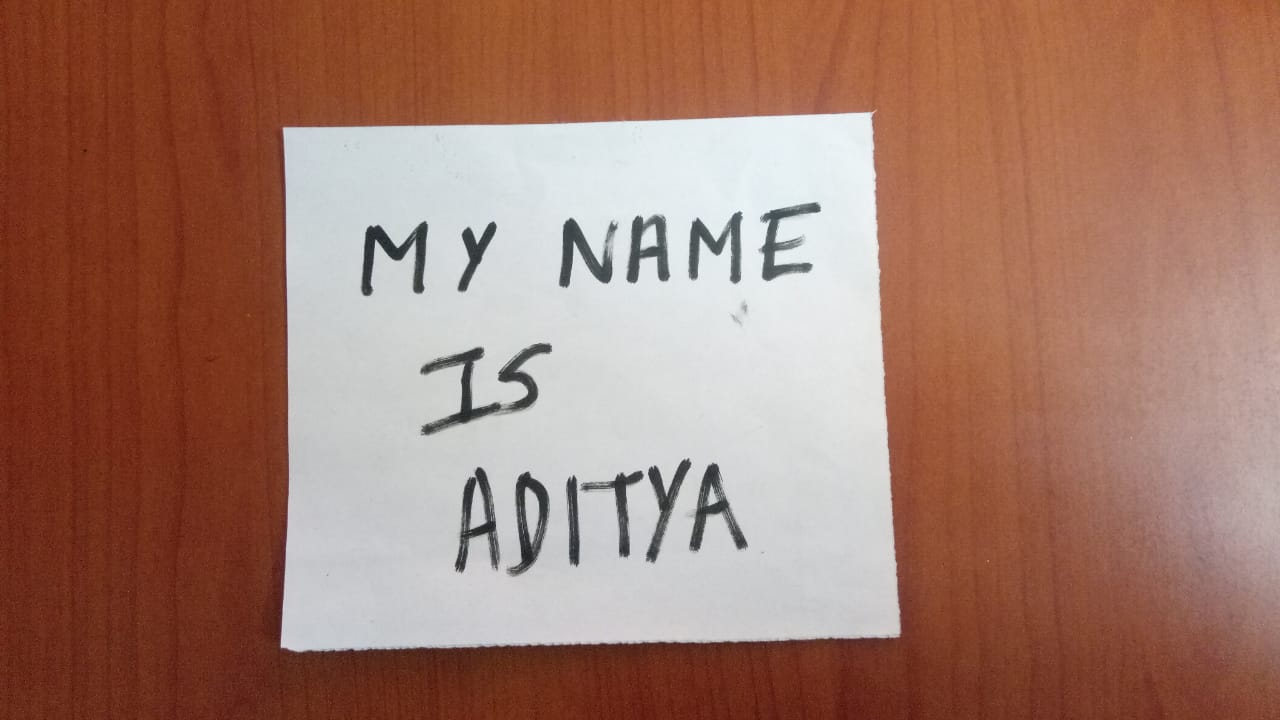
#> input picture parcial_3/lab_10/examen_3/program/test_img.JPG, 1280 x 720 px, given in place of the camera
$ python Scanner.py
#> lines starting #> are read from the running program, lines starting #| are printed output that depends on the picture; after the words box and inside, x2 and y2 are one past the last pixel; in counts of white or black regions, pixels touching at a corner belong together
import cv2
import numpy as np

widthImg = 500
heightImg = 640

cap = cv2.VideoCapture(0) #0 por defecto camera
cap.set(3,1040)
cap.set(4,480)
cap.set(10,150)

def preProcesing(img):
    imgGray = cv2.cvtColor(img,cv2.COLOR_BGR2GRAY)
    imgBlur = cv2.GaussianBlur(imgGray,(5,5),1)
    imgCanny = cv2.Canny(imgBlur,200,200)
    kernel = np.ones((5,5))
    imgDial = cv2.dilate(imgCanny,kernel,iterations = 2)
    imgThres = cv2.erode(imgDial,kernel,iterations = 1)

    # cv2.imshow("image Dial",imgDial)

    return imgThres

def getContours(img):
    biggest = np.array([])
    maxArea = 0
    contours,hierarchy = cv2.findContours(img,cv2.RETR_EXTERNAL,cv2.CHAIN_APPROX_NONE)
    # print(contours)
    for cnt in contours:
        area = cv2.contourArea(cnt)
        # print(cnt)
        # print(area)
        if area > 5000:
            cv2.drawContours(imgContour,cnt,-1,(0,255,0),3)
            peri = cv2.arcLength(cnt,True)
            approx =cv2.approxPolyDP(cnt,0.02*peri,True)
            print(len(approx))
            if area > maxArea and len(approx) == 4:

                biggest = approx
                maxArea = area
            # print(len(approx))
            # objCor = len(approx)
            # x,y,w,h = cv2.boundingRect(approx)
    cv2.drawContours(imgContour,biggest,-1,(0,0,255),20)
    return biggest

def reorder(myPoints):
    myPoints = myPoints.reshape((4,2))
    myPointsNew = np.zeros((4,1,2),np.int32)
    add = myPoints.sum(1)
    # print("add",add)
    myPointsNew[0] = myPoints[np.argmin(add)]
    myPointsNew[3] = myPoints[np.argmax(add)]

    diff = np.diff(myPoints,axis = 1)
    myPointsNew[1] = myPoints[np.argmin(diff)]
    myPointsNew[2] = myPoints[np.argmax(diff)]
    # print("newPoints",myPointsNew)

    return myPointsNew

def getWarp(img,biggest):
    if(len(biggest) == 0): return img
    biggest = reorder(biggest)
    image_cropping = np.float32(biggest)
    windows_destiny = np.float32([[0,0],[widthImg,0],[0,heightImg],[widthImg,heightImg]])

    matrix = cv2.getPerspectiveTransform(image_cropping,windows_destiny)
    imgOutput = cv2.warpPerspective(img,matrix,(widthImg,heightImg))
    # return imgOutput
    #recortando
    imgCropped =  imgOutput[20:imgOutput.shape[0]-20,20:imgOutput.shape[1]-20]
    imgCropped = cv2.resize(imgCropped,(widthImg,heightImg))
    return imgCropped


while True:
    success, img = cap.read()
#> img is the input picture: shape (720, 1280, 3); mean B, G, R 108.3, 122.9, 162.5
    img = cv2.resize(img,(widthImg,heightImg))
#> img: shape (640, 500, 3)
    imgThresold = preProcesing(img)
#> in preProcesing, `imgGray = cv2.cvtColor(img,cv2.COLOR_BGR2GRAY)`:
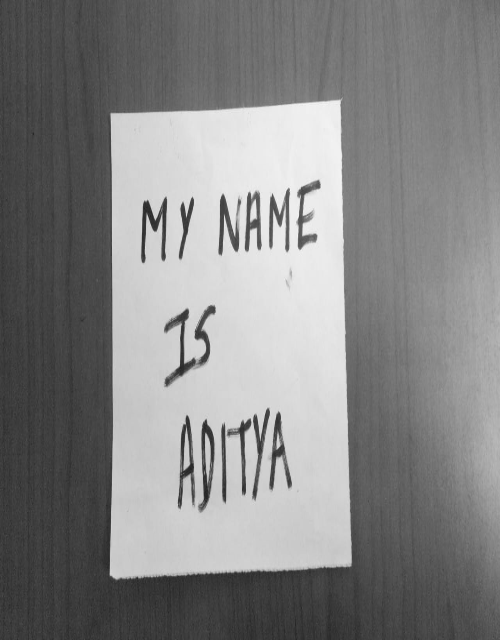
#> imgGray: shape (640, 500); min 35, max 248, mean 133
#> in preProcesing, `imgCanny = cv2.Canny(imgBlur,200,200)`:
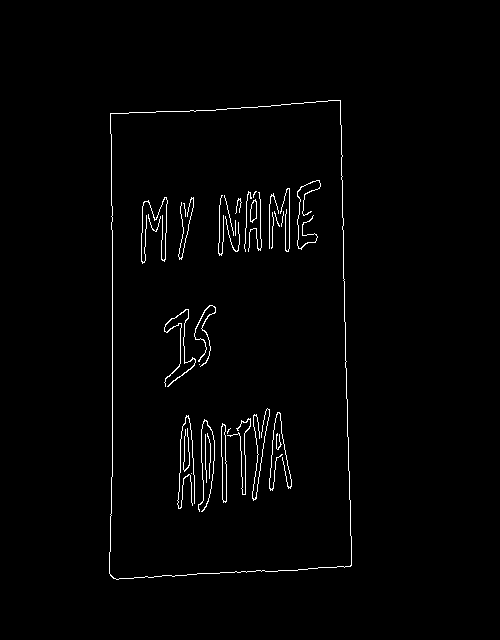
#> imgCanny: shape (640, 500); 1.5% white in thin lines or dots, all inside (x1, y1, x2, y2) = (109, 100, 352, 580)
#> in preProcesing, `imgDial = cv2.dilate(imgCanny,kernel,iterations = 2)`: imgDial: shape (640, 500); 11.3% white; 6 white regions, box (x1, y1, x2, y2) and area: (105, 96, 356, 584) 13087, (173, 404, 296, 516) 9732, (214, 176, 325, 260) 6866, (160, 301, 220, 391) 3257, (137, 193, 172, 268) 2126, (174, 193, 198, 264) 1170
#> in preProcesing, `imgThres = cv2.erode(imgDial,kernel,iterations = 1)`:
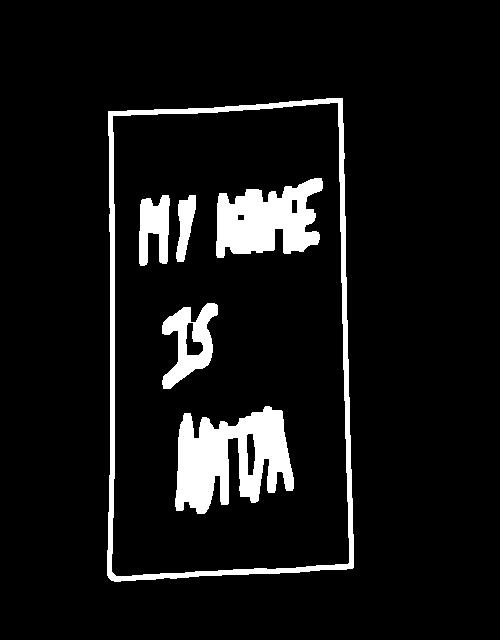
#> imgThres: shape (640, 500); 7.9% white; 6 white regions
    imgContour = img.copy()
    biggest = getContours(imgThresold)
#> in getContours, `contours,hierarchy = cv2.findContours(img,cv2.RETR_EXTERNAL,cv2.CHAIN_..`: contours = 1 contour; box (x1, y1, x2, y2) and area: (107, 98, 354, 582) 111646
#> the loop in getContours, `for cnt in contours:` made 1 pass
#> (area, peri, biggest, maxArea) on pass 1: (111646, 1436.4, [[342, 98], [108, 111], [111, 580], [353, 567]], 111646)
#| 4
#> after the loop in getContours, `for cnt in contours:`:
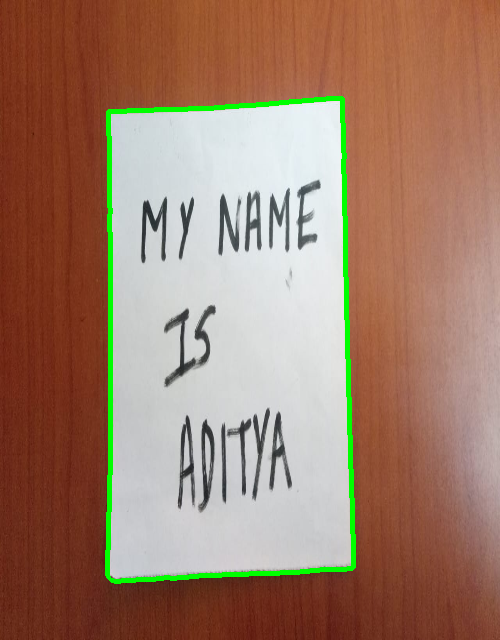
#> imgContour: shape (640, 500, 3); mean B, G, R 106.6, 126.6, 159.4
#> after the loop in getContours, `for cnt in contours:`: maxArea = 111646
#> in getContours, `cv2.drawContours(imgContour,biggest,-1,(0,0,255),20)`:
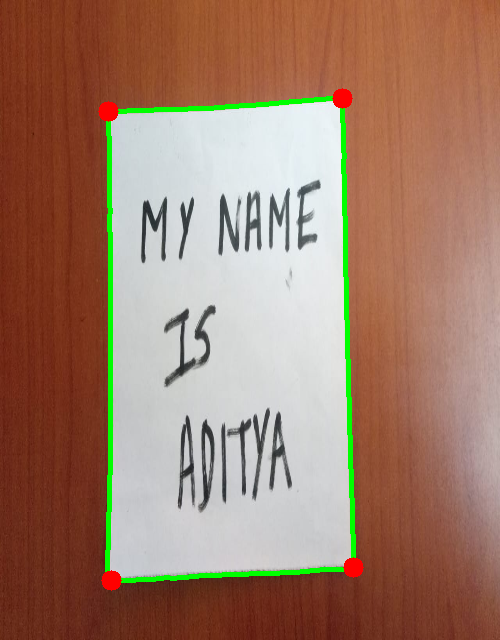
#> imgContour: shape (640, 500, 3); 0.4% of pixels changed, all inside (x1, y1, x2, y2) = (98, 88, 364, 591)
#> biggest = [[342, 98], [108, 111], [111, 580], [353, 567]]
    print(biggest)
#| [[[342  98]]
#|  [[108 111]]
#|  [[111 580]]
#|  [[353 567]]]
    imgWarped = getWarp(img,biggest)
#> in reorder, `add = myPoints.sum(1)`: add = [440, 219, 691, 920]
#> in reorder, `diff = np.diff(myPoints,axis = 1)`: diff = [-244, 3, 469, 214]
#> in getWarp, `biggest = reorder(biggest)`: biggest = [[108, 111], [342, 98], [111, 580], [353, 567]]
#> in getWarp, `matrix = cv2.getPerspectiveTransform(image_cropping,windows_destiny)`: matrix = [[2.16, -0.0138, -231.4], [0.0791, 1.42, -166.5], [8.03e-06, 7.34e-05, 1]]
#> in getWarp, `imgOutput = cv2.warpPerspective(img,matrix,(widthImg,heightImg))`:
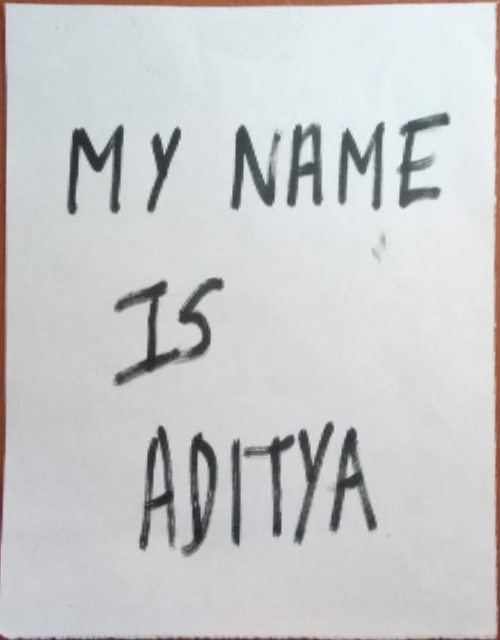
#> imgOutput: shape (640, 500, 3); mean B, G, R 203.2, 202.2, 200.5
#> in getWarp, `imgCropped =  imgOutput[20:imgOutput.shape[0]-20,20:imgOutput.shape[1]..`:
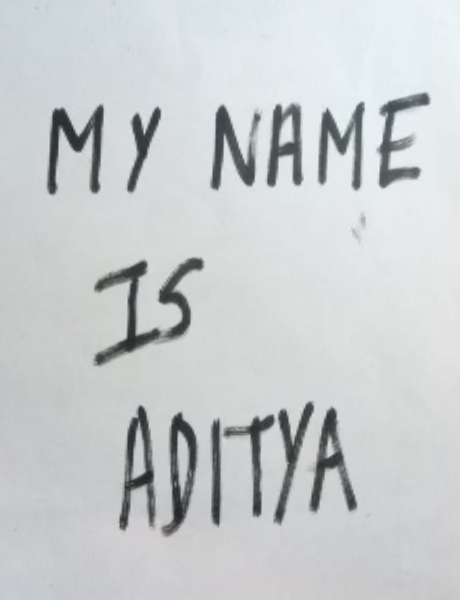
#> imgCropped: shape (600, 460, 3); mean B, G, R 206.2, 204.8, 201.3

    cv2.imshow("image Result",imgWarped)
    cv2.imshow("image Contour",imgContour)
    cv2.imshow("image Thresold",imgThresold)


    cv2.imshow("Video",img)
    if cv2.waitKey(1) & 0xFF == ord('q'):
#> (key q is pressed here)
        break
